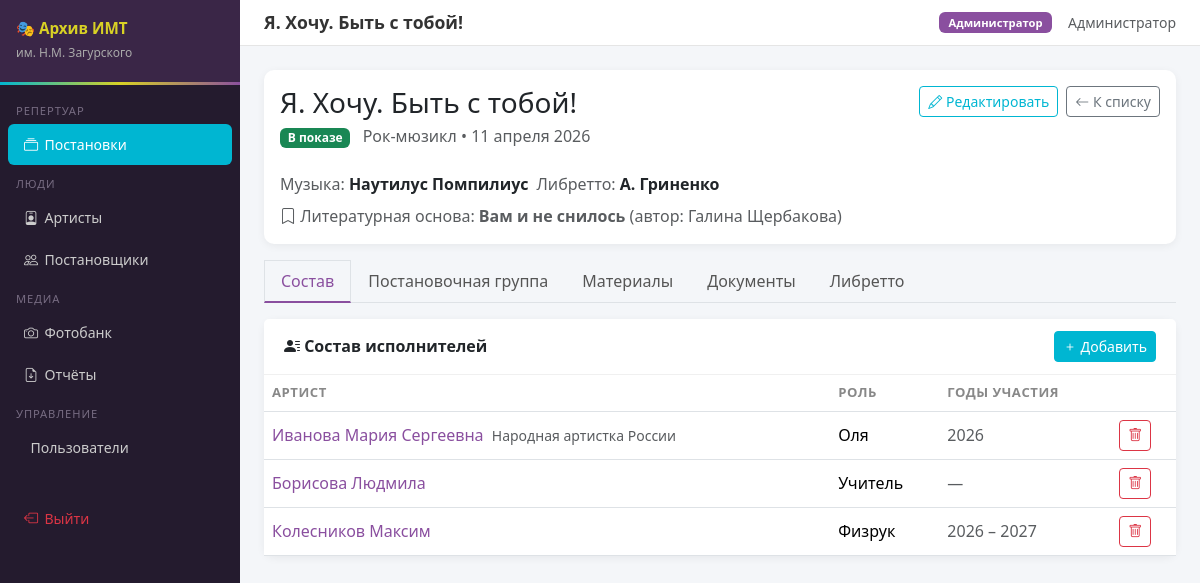
The app's page /productions/7 (signed in) with its own data.
### app.py (models this page shows, shortened)
class Production(db.Model):
    __tablename__ = 'productions'
    id                    = db.Column(db.Integer, primary_key=True)
    name                  = db.Column(db.String(300), nullable=False)
    status                = db.Column(db.String(20), nullable=False, default='active')
    premiere_year         = db.Column(db.Integer, nullable=False)
    premiere_day          = db.Column(db.Integer)
    premiere_month        = db.Column(db.Integer)
    genre                 = db.Column(db.String(100), nullable=False)
    acts_count            = db.Column(db.Integer)
    literary_basis        = db.Column(db.String(300))
    literary_basis_author = db.Column(db.String(200))
    created_at            = db.Column(db.DateTime, default=datetime.utcnow)
    libretti        = db.relationship('Libretto', backref='production', lazy=True, cascade='all,delete-orphan')
    documents       = db.relationship('Document', backref='production', lazy=True, cascade='all,delete-orphan')
    cast_entries    = db.relationship('CastEntry', backref='production', lazy=True, cascade='all,delete-orphan')
    materials       = db.relationship('Material', backref='production', lazy=True, cascade='all,delete-orphan')
    staging_group   = db.relationship('ProductionDirector', backref='production', lazy=True, cascade='all,delete-orphan')
    authors         = db.relationship('ProductionAuthor', backref='production', lazy=True, cascade='all,delete-orphan')
    MONTHS = {1:'января',2:'февраля',3:'марта',4:'апреля',5:'мая',6:'июня',
              7:'июля',8:'августа',9:'сентября',10:'октября',11:'ноября',12:'декабря'}
    @property
    def status_display(self):
        return 'В показе' if self.status == 'active' else 'Снята'
    @property
    def status_badge(self):
        return 'success' if self.status == 'active' else 'secondary'
    @property
    def premiere_display(self):
        if self.premiere_day and self.premiere_month:
            return f"{self.premiere_day} {self.MONTHS.get(self.premiere_month,'')} {self.premiere_year}"
        return str(self.premiere_year)
    @property
    def music_authors(self):
        return [a.full_name for a in self.authors if a.role == 'music']
    @property
    def libretto_authors(self):
        return [a.full_name for a in self.authors if a.role == 'libretto']
    @property
    def music_authors_display(self):
        return ', '.join(self.music_authors) or '—'
    @property
    def libretto_authors_display(self):
        return ', '.join(self.libretto_authors) or '—'

class Role(db.Model):
    __tablename__ = 'roles'
    id           = db.Column(db.Integer, primary_key=True)
    name         = db.Column(db.String(50), unique=True, nullable=False)
    display_name = db.Column(db.String(100), nullable=False)
    users        = db.relationship('User', backref='role', lazy=True)

class User(UserMixin, db.Model):
    __tablename__ = 'users'
    id            = db.Column(db.Integer, primary_key=True)
    full_name     = db.Column(db.String(200), nullable=False)
    login         = db.Column(db.String(100), unique=True, nullable=False)
    password_hash = db.Column(db.String(255), nullable=False)
    role_id       = db.Column(db.Integer, db.ForeignKey('roles.id'), nullable=False)
    is_active     = db.Column(db.Boolean, default=True)
    created_at    = db.Column(db.DateTime, default=datetime.utcnow)
    @property
    def role_name(self):
        return self.role.name
    def can_edit(self):
        return self.role_name in [ROLE_ADMIN, ROLE_EDITOR, ROLE_ZAVLIT]
    def can_edit_libretto(self):
        return self.role_name in [ROLE_ADMIN, ROLE_ZAVLIT]
    def can_view_libretto(self):
        return self.role_name in [ROLE_ADMIN, ROLE_ZAVLIT]
    def can_manage_users(self):
        return self.role_name == ROLE_ADMIN

class ProductionAuthor(db.Model):
    __tablename__ = 'production_authors'
    id            = db.Column(db.Integer, primary_key=True)
    production_id = db.Column(db.Integer, db.ForeignKey('productions.id'), nullable=False)
    full_name     = db.Column(db.String(200), nullable=False)
    role          = db.Column(db.String(20), nullable=False)  # 'music' | 'libretto'

class CastEntry(db.Model):
    __tablename__ = 'cast_entries'
    id            = db.Column(db.Integer, primary_key=True)
    production_id = db.Column(db.Integer, db.ForeignKey('productions.id'), nullable=False)
    artist_id     = db.Column(db.Integer, db.ForeignKey('artists.id'), nullable=False)
    role_name     = db.Column(db.String(300), nullable=False)
    year_from     = db.Column(db.Integer)
    year_to       = db.Column(db.Integer)
    @property
    def years_display(self):
        if self.year_from and self.year_to and self.year_from != self.year_to:
            return f"{self.year_from} – {self.year_to}"
        elif self.year_from:
            return str(self.year_from)
        return ''

class Artist(db.Model):
    __tablename__ = 'artists'
    id              = db.Column(db.Integer, primary_key=True)
    full_name       = db.Column(db.String(300), nullable=False)
    title           = db.Column(db.String(200))
    birth_year      = db.Column(db.Integer)
    death_year      = db.Column(db.Integer)
    description     = db.Column(db.Text)
    work_start_year = db.Column(db.Integer)
    work_end_year   = db.Column(db.Integer)
    created_at      = db.Column(db.DateTime, default=datetime.utcnow)
    cast_entries   = db.relationship('CastEntry', backref='artist', lazy=True)
    material_links = db.relationship('MaterialArtist', backref='artist', lazy=True)

### routes/productions.py (the view)
@productions_bp.route('/<int:pid>')
@login_required
def detail(pid):
    p = db.get_or_404(Production, pid)
    return render_template('productions/detail.html', p=p)

### app.py (called while the page is built)
@login_manager.user_loader
def load_user(user_id):
    return db.session.get(User, int(user_id))

@app.context_processor
def inject_globals():
    return dict(ROLE_ADMIN=ROLE_ADMIN, ROLE_EDITOR=ROLE_EDITOR,
                ROLE_ZAVLIT=ROLE_ZAVLIT, ROLE_MUSIC=ROLE_MUSIC,
                ROLE_OBSERVER=ROLE_OBSERVER)

    @property
    def type_display(self):
        return self.TYPES.get(self.material_type, self.material_type)

    @property
    def type_icon(self):
        icons = {'poster':'📋','sketch':'🎨','photo':'📷','video':'🎬','media_article':'📰','program':'📄'}
        return icons.get(self.material_type, '📁')

    @property
    def is_image(self):
        if self.file_name:
            ext = self.file_name.rsplit('.', 1)[-1].lower()
            return ext in {'jpg','jpeg','png','gif','webp'}
        return False

### templates/productions/detail.html (shortened to what this page needs)
{% extends 'base.html' %}
{% block page_title %}{{ p.name }}{% endblock %}
{% block content %}
<div class="card mb-3">
  <div class="card-body">
    <div class="d-flex justify-content-between align-items-start">
      <div>
        <h3 class="mb-1">{{ p.name }}</h3>
        <span class="badge bg-{{ p.status_badge }} me-2">{{ p.status_display }}</span>
        <span class="text-muted">{{ p.genre }} &bull; {{ p.premiere_display }}</span>
      </div>
      <div class="d-flex gap-2">
        {% if current_user.can_edit() %}
        <a href="{{ url_for('productions.edit', pid=p.id) }}" class="btn btn-outline-primary btn-sm">
          <i class="bi bi-pencil"></i> Редактировать
        </a>
        {% endif %}
        <a href="{{ url_for('productions.list_productions') }}" class="btn btn-outline-secondary btn-sm">
          <i class="bi bi-arrow-left"></i> К списку
        </a>
      </div>
    </div>
    <div class="row mt-3 g-2">
      {% if p.music_authors %}
      <div class="col-auto"><span class="text-muted">Музыка:</span> <strong>{{ p.music_authors_display }}</strong></div>
      {% endif %}
      {% if p.libretto_authors %}
      <div class="col-auto"><span class="text-muted">Либретто:</span> <strong>{{ p.libretto_authors_display }}</strong></div>
      {% endif %}
    </div>
    {% if p.literary_basis %}
    <div class="mt-2 text-muted">
      <i class="bi bi-bookmark"></i> Литературная основа: <strong>{{ p.literary_basis }}</strong>
      {% if p.literary_basis_author %}(автор: {{ p.literary_basis_author }}){% endif %}
    </div>
    {% endif %}
  </div>
</div>
<ul class="nav nav-tabs section-tabs mb-3" id="pTabs">
  <li class="nav-item"><a class="nav-link active" data-bs-toggle="tab" href="#cast">Состав</a></li>
  <li class="nav-item"><a class="nav-link" data-bs-toggle="tab" href="#staging">Постановочная группа</a></li>
  <li class="nav-item"><a class="nav-link" data-bs-toggle="tab" href="#materials">Материалы</a></li>
  <li class="nav-item"><a class="nav-link" data-bs-toggle="tab" href="#documents">Документы</a></li>
  {% if current_user.can_view_libretto() %}
  <li class="nav-item"><a class="nav-link" data-bs-toggle="tab" href="#libretto">Либретто</a></li>
  {% endif %}
</ul>
<div class="tab-content">
<div class="tab-pane fade show active" id="cast">
  <div class="card">
    <div class="card-header d-flex justify-content-between align-items-center">
      <span><i class="bi bi-person-lines-fill"></i> Состав исполнителей</span>
      {% if current_user.can_edit() %}
      <button class="btn btn-imt btn-sm" data-bs-toggle="collapse" data-bs-target="#addCastForm">
        <i class="bi bi-plus"></i> Добавить
      </button>
      {% endif %}
    </div>
    <div class="table-responsive">
      <table class="table table-hover mb-0">
        <thead><tr><th>Артист</th><th>Роль</th><th>Годы участия</th>{% if current_user.can_edit() %}<th></th>{% endif %}</tr></thead>
        <tbody>
          {% for ce in p.cast_entries %}
          <tr>
            <td><a href="{{ url_for('artists.detail', aid=ce.artist.id) }}" class="text-decoration-none">{{ ce.artist.full_name }}</a>
              {% if ce.artist.title %}<small class="text-muted ms-1">{{ ce.artist.title }}</small>{% endif %}
            </td>
            <td>{{ ce.role_name or '—' }}</td>
            <td class="text-muted">{{ ce.years_display or '—' }}</td>
            {% if current_user.can_edit() %}
            <td>
              <form method="POST" action="{{ url_for('cast.delete_cast', pid=p.id, cid=ce.id) }}" onsubmit="return confirm('Удалить?')">
                <button type="submit" class="btn btn-outline-danger btn-sm"><i class="bi bi-trash"></i></button>
              </form>
            </td>
            {% endif %}
          </tr>
          {% else %}
          <tr><td colspan="4" class="text-center text-muted py-3">Состав не указан</td></tr>
          {% endfor %}
        </tbody>
      </table>
    </div>
  </div>
</div>
      {% set type_groups = {} %}
      {% for mat in p.materials %}
        {% if mat.material_type not in type_groups %}{% set _ = type_groups.update({mat.material_type: []}) %}{% endif %}
        {% set _ = type_groups[mat.material_type].append(mat) %}
      {% endfor %}
</div>
{% endblock %}

### templates/base.html (shortened to what this page needs)
<!DOCTYPE html>
<html lang="ru">
<head>
<link href="https://cdn.jsdelivr.net/npm/bootstrap@5.3.2/dist/css/bootstrap.min.css" rel="stylesheet">
<link href="https://cdn.jsdelivr.net/npm/bootstrap-icons@1.11.3/font/bootstrap-icons.css" rel="stylesheet">
</head>
<body>
{% if current_user.is_authenticated %}
<div class="sidebar">
  <div class="sidebar-brand">
    <h5>🎭 Архив ИМТ</h5>
    <small>им. Н.М. Загурского</small>
  </div>
  <nav class="pt-2">
    <div class="sidebar-section">Репертуар</div>
    <a href="{{ url_for('productions.list_productions') }}" class="nav-link {% if request.blueprint=='productions' %}active{% endif %}">
      <i class="bi bi-collection"></i>Постановки
    </a>
    <div class="sidebar-section">Люди</div>
    <a href="{{ url_for('artists.list_artists') }}" class="nav-link {% if request.blueprint=='artists' %}active{% endif %}">
      <i class="bi bi-person-badge"></i>Артисты
    </a>
    <a href="{{ url_for('staging.list_directors') }}" class="nav-link {% if request.blueprint=='staging' %}active{% endif %}">
      <i class="bi bi-people"></i>Постановщики
    </a>
    <div class="sidebar-section">Медиа</div>
    <a href="{{ url_for('photobank.list_photobank') }}" class="nav-link {% if request.blueprint=='photobank' %}active{% endif %}">
      <i class="bi bi-camera"></i>Фотобанк
    </a>
    <a href="{{ url_for('reports.index') }}" class="nav-link {% if request.blueprint=='reports' %}active{% endif %}">
      <i class="bi bi-file-earmark-arrow-down"></i>Отчёты
    </a>
    {% if current_user.can_manage_users() %}
    <div class="sidebar-section">Управление</div>
    <a href="{{ url_for('admin.users') }}" class="nav-link {% if request.blueprint=='admin' %}active{% endif %}">
      Пользователи
    </a>
    {% endif %}
    <div class="sidebar-section mt-3"></div>
    <a href="{{ url_for('auth.logout') }}" class="nav-link text-danger">
      <i class="bi bi-box-arrow-left"></i>Выйти
    </a>
  </nav>
</div>
{% endif %}
<div class="{% if current_user.is_authenticated %}main-content{% else %}container-fluid{% endif %}">
  {% if current_user.is_authenticated %}
  <div class="topbar">
    <h4>{% block page_title %}{% endblock %}</h4>
    <div class="d-flex align-items-center gap-3">
      <span class="badge bg-secondary badge-role">{{ current_user.role.display_name }}</span>
      <span class="text-muted small">{{ current_user.full_name }}</span>
    </div>
  </div>
  {% endif %}
  {% block content %}{% endblock %}
</div>
</body>
</html>

### templates/base.html (style rules this page uses)
:root { --imt-cyan:#00B6D2; --imt-yellow:#D8D125; --imt-purple:#8A4F9F; --imt-dark:#241b2e; --imt-mid:#3a2647; --imt-accent:var(--imt-cyan); }
body { background:#f4f6f9;font-family:'Segoe UI',sans-serif;min-height:100vh; }
.sidebar { width:240px;min-height:100vh;background:var(--imt-dark);position:fixed;top:0;left:0;z-index:100;padding-top:0; }
.sidebar-brand { background:var(--imt-mid);padding:1.2rem 1rem;border-bottom:3px solid transparent;border-image:linear-gradient(90deg,var(--imt-cyan),var(--imt-yellow),var(--imt-purple)) 1; }
.sidebar-brand h5 { color:var(--imt-yellow);font-weight:700;margin:0;font-size:.95rem;line-height:1.3; }
.sidebar-brand small { color:#aaa;font-size:.75rem; }
.sidebar .nav-link { color:#ccc;padding:.6rem 1rem;border-radius:6px;margin:.1rem .5rem;font-size:.88rem;transition:all .2s; }
.sidebar .nav-link.active { background:var(--imt-cyan);color:#fff; }
.sidebar .nav-link i { width:20px;margin-right:.4rem; }
.sidebar-section { color:#776c82;font-size:.7rem;text-transform:uppercase;padding:.6rem 1rem .2rem;letter-spacing:.08em; }
.main-content { margin-left:240px;padding:1.5rem; }
.topbar { background:#fff;border-bottom:1px solid #e5e5e5;padding:.75rem 1.5rem;margin:-1.5rem -1.5rem 1.5rem;display:flex;align-items:center;justify-content:space-between; }
.topbar h4 { margin:0;font-size:1.1rem;font-weight:600;color:#333; }
.badge-role { font-size:.7rem;padding:.3rem .6rem;background:var(--imt-purple)!important; }
.card { border:none;border-radius:10px;box-shadow:0 2px 8px rgba(0,0,0,.06); }
.card-header { background:#fff;border-bottom:1px solid #f0f0f0;font-weight:600;padding:.75rem 1.25rem; }
.btn-imt { background:var(--imt-cyan);border-color:var(--imt-cyan);color:#fff; }
.btn-outline-primary { color:var(--imt-cyan);border-color:var(--imt-cyan); }
a { color:var(--imt-purple); }
.table th { font-size:.82rem;text-transform:uppercase;letter-spacing:.04em;color:#888;border-top:none; }
.table td { vertical-align:middle; }
.section-tabs .nav-link { color:#555;border-radius:0; }
.section-tabs .nav-link.active { color:var(--imt-purple);border-bottom:2px solid var(--imt-purple);background:none; }

### records on screen
Production: name "Я. Хочу. Быть с тобой!", status_display "В показе", genre "Рок-мюзикл", premiere_display "11 апреля 2026", literary_basis "Вам и не снилось", literary_basis_author "Галина Щербакова"
Role: role.display_name "Администратор"
User: full_name "Администратор"
ProductionAuthor: music_authors_display "Наутилус Помпилиус", libretto_authors_display "А. Гриненко"
CastEntry: artist.full_name "Иванова Мария Сергеевна", artist "Народная артистка России", role_name "Оля", year_from+year_to "2026"
CastEntry: artist.full_name "Борисова Людмила", role_name "Учитель", year_from "—"
CastEntry: artist.full_name "Колесников Максим", role_name "Физрук", year_from+year_to "2026 – 2027"
